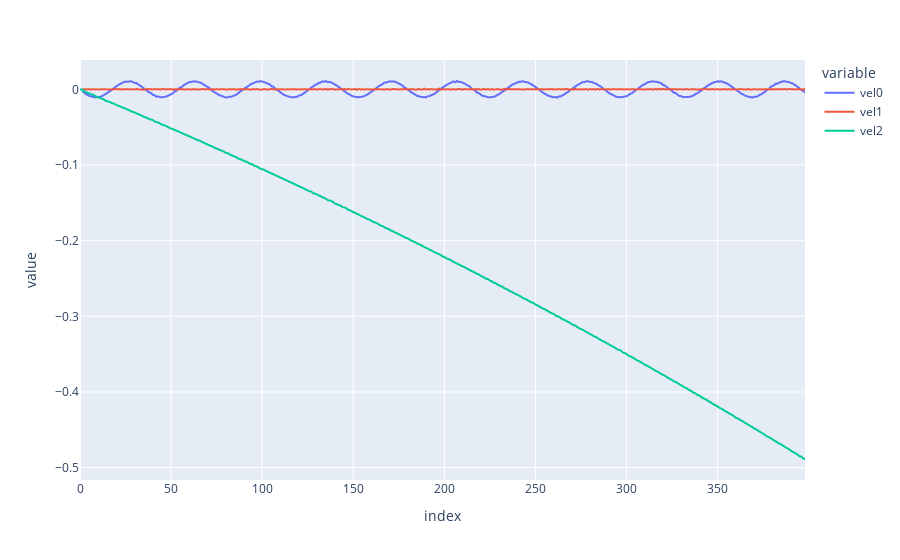

Notebook code for this chart:
### Code cell
ex.line(to_df(vel, 'vel'))

### Figure 1 — Plotly figure (JSON) as saved in the notebook; plotly's stock layout.template omitted (floating-point values rounded to 4 significant figures; data arrays with more than 128 entries replaced by an {"elided": "..."} marker saying what was removed)
{"data": [{"hovertemplate": "variable=vel0<br>index=%{x}<br>value=%{y}<extra></extra>", "legendgroup": "vel0", "line": {"color": "#636efa", "dash": "solid"}, "marker": {"symbol": "circle"}, "mode": "lines", "name": "vel0", "showlegend": true, "type": "scattergl", "x": {"elided": "399 int values"}, "xaxis": "x", "y": {"elided": "399 float values"}, "yaxis": "y"}, {"hovertemplate": "variable=vel1<br>index=%{x}<br>value=%{y}<extra></extra>", "legendgroup": "vel1", "line": {"color": "#EF553B", "dash": "solid"}, "marker": {"symbol": "circle"}, "mode": "lines", "name": "vel1", "showlegend": true, "type": "scattergl", "x": {"elided": "399 int values"}, "xaxis": "x", "y": {"elided": "399 float values"}, "yaxis": "y"}, {"hovertemplate": "variable=vel2<br>index=%{x}<br>value=%{y}<extra></extra>", "legendgroup": "vel2", "line": {"color": "#00cc96", "dash": "solid"}, "marker": {"symbol": "circle"}, "mode": "lines", "name": "vel2", "showlegend": true, "type": "scattergl", "x": {"elided": "399 int values"}, "xaxis": "x", "y": {"elided": "399 float values"}, "yaxis": "y"}], "layout": {"autosize": true, "legend": {"title": {"text": "variable"}, "tracegroupgap": 0}, "margin": {"t": 60}, "xaxis": {"anchor": "y", "autorange": true, "domain": [0, 1], "range": [0, 398], "title": {"text": "index"}, "type": "linear"}, "yaxis": {"anchor": "x", "autorange": true, "domain": [0, 1], "range": [-0.5163, 0.03879], "title": {"text": "value"}, "type": "linear"}}}
